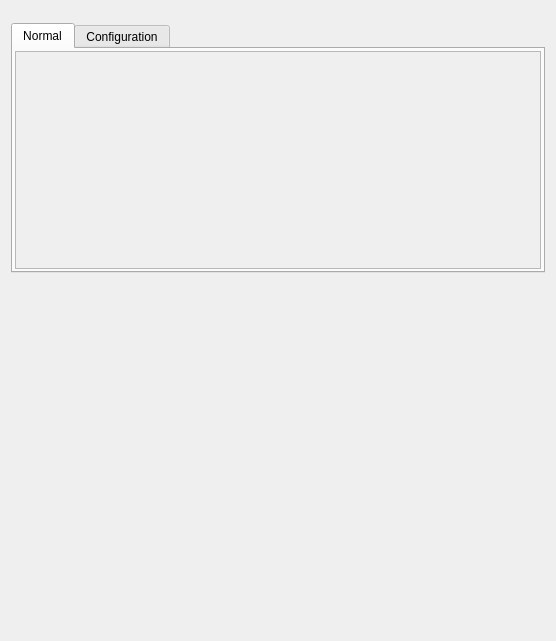
<?xml version="1.0" encoding="UTF-8"?>
<ui version="4.0">
 <class>Form</class>
 <widget class="QWidget" name="Form">
  <property name="geometry">
   <rect>
    <x>0</x>
    <y>0</y>
    <width>556</width>
    <height>641</height>
   </rect>
  </property>
  <property name="sizePolicy">
   <sizepolicy hsizetype="Preferred" vsizetype="Preferred">
    <horstretch>0</horstretch>
    <verstretch>0</verstretch>
   </sizepolicy>
  </property>
  <property name="windowTitle">
   <string>Form</string>
  </property>
  <layout class="QVBoxLayout" name="verticalLayout_3">
   <item>
    <widget class="TyphosDisplayTitle" name="TyphosDisplayTitle">
     <property name="toolTip">
      <string/>
     </property>
    </widget>
   </item>
   <item>
    <widget class="TyphosPositionerWidget" name="TyphosPositionerWidget">
     <property name="sizePolicy">
      <sizepolicy hsizetype="Preferred" vsizetype="Preferred">
       <horstretch>0</horstretch>
       <verstretch>0</verstretch>
      </sizepolicy>
     </property>
     <property name="toolTip">
      <string/>
     </property>
     <property name="readback_attribute" stdset="0">
      <string>state</string>
     </property>
     <property name="setpoint_attribute" stdset="0">
      <string>state</string>
     </property>
     <property name="low_limit_switch_attribute" stdset="0">
      <string/>
     </property>
     <property name="high_limit_switch_attribute" stdset="0">
      <string/>
     </property>
     <property name="low_limit_travel_attribute" stdset="0">
      <string/>
     </property>
     <property name="high_limit_travel_attribute" stdset="0">
      <string/>
     </property>
     <property name="velocity_attribute" stdset="0">
      <string/>
     </property>
     <property name="acceleration_attribute" stdset="0">
      <string/>
     </property>
    </widget>
   </item>
   <item>
    <widget class="QTabWidget" name="signal_tab">
     <property name="sizePolicy">
      <sizepolicy hsizetype="Expanding" vsizetype="Maximum">
       <horstretch>0</horstretch>
       <verstretch>0</verstretch>
      </sizepolicy>
     </property>
     <property name="minimumSize">
      <size>
       <width>0</width>
       <height>250</height>
      </size>
     </property>
     <property name="maximumSize">
      <size>
       <width>16777215</width>
       <height>500</height>
      </size>
     </property>
     <property name="autoFillBackground">
      <bool>false</bool>
     </property>
     <property name="tabPosition">
      <enum>QTabWidget::North</enum>
     </property>
     <property name="tabShape">
      <enum>QTabWidget::Rounded</enum>
     </property>
     <property name="currentIndex">
      <number>0</number>
     </property>
     <property name="elideMode">
      <enum>Qt::ElideNone</enum>
     </property>
     <property name="usesScrollButtons">
      <bool>false</bool>
     </property>
     <property name="documentMode">
      <bool>false</bool>
     </property>
     <property name="tabBarAutoHide">
      <bool>false</bool>
     </property>
     <widget class="QWidget" name="normal_tab">
      <attribute name="title">
       <string>Normal</string>
      </attribute>
      <layout class="QHBoxLayout" name="misc_tab_layout">
       <property name="leftMargin">
        <number>2</number>
       </property>
       <property name="topMargin">
        <number>2</number>
       </property>
       <property name="rightMargin">
        <number>2</number>
       </property>
       <property name="bottomMargin">
        <number>2</number>
       </property>
       <item>
        <widget class="QScrollArea" name="normal_scroll">
         <property name="horizontalScrollBarPolicy">
          <enum>Qt::ScrollBarAlwaysOff</enum>
         </property>
         <property name="sizeAdjustPolicy">
          <enum>QAbstractScrollArea::AdjustToContentsOnFirstShow</enum>
         </property>
         <property name="widgetResizable">
          <bool>true</bool>
         </property>
         <widget class="QWidget" name="normal_widget">
          <property name="geometry">
           <rect>
            <x>0</x>
            <y>0</y>
            <width>528</width>
            <height>214</height>
           </rect>
          </property>
          <layout class="QVBoxLayout" name="verticalLayout">
           <property name="leftMargin">
            <number>2</number>
           </property>
           <property name="topMargin">
            <number>2</number>
           </property>
           <property name="rightMargin">
            <number>2</number>
           </property>
           <property name="bottomMargin">
            <number>2</number>
           </property>
           <item>
            <widget class="TyphosSignalPanel" name="normal_panel">
             <property name="toolTip">
              <string/>
             </property>
             <property name="whatsThis">
              <string>
    Panel of Signals for Device
    </string>
             </property>
             <property name="showHints" stdset="0">
              <bool>false</bool>
             </property>
             <property name="showNormal" stdset="0">
              <bool>true</bool>
             </property>
             <property name="showConfig" stdset="0">
              <bool>false</bool>
             </property>
             <property name="showOmitted" stdset="0">
              <bool>false</bool>
             </property>
            </widget>
           </item>
           <item>
            <spacer name="normal_spacer">
             <property name="orientation">
              <enum>Qt::Vertical</enum>
             </property>
             <property name="sizeHint" stdset="0">
              <size>
               <width>20</width>
               <height>40</height>
              </size>
             </property>
            </spacer>
           </item>
          </layout>
         </widget>
        </widget>
       </item>
      </layout>
     </widget>
     <widget class="QWidget" name="config_tab">
      <attribute name="title">
       <string>Configuration</string>
      </attribute>
      <layout class="QHBoxLayout" name="config_tab_layout">
       <property name="leftMargin">
        <number>2</number>
       </property>
       <property name="topMargin">
        <number>2</number>
       </property>
       <property name="rightMargin">
        <number>2</number>
       </property>
       <property name="bottomMargin">
        <number>2</number>
       </property>
       <item>
        <widget class="QScrollArea" name="config_scroll">
         <property name="font">
          <font>
           <underline>false</underline>
          </font>
         </property>
         <property name="horizontalScrollBarPolicy">
          <enum>Qt::ScrollBarAlwaysOff</enum>
         </property>
         <property name="sizeAdjustPolicy">
          <enum>QAbstractScrollArea::AdjustToContentsOnFirstShow</enum>
         </property>
         <property name="widgetResizable">
          <bool>true</bool>
         </property>
         <widget class="QWidget" name="config_widget">
          <property name="geometry">
           <rect>
            <x>0</x>
            <y>0</y>
            <width>528</width>
            <height>214</height>
           </rect>
          </property>
          <layout class="QVBoxLayout" name="verticalLayout_2">
           <property name="leftMargin">
            <number>2</number>
           </property>
           <property name="topMargin">
            <number>2</number>
           </property>
           <property name="rightMargin">
            <number>2</number>
           </property>
           <property name="bottomMargin">
            <number>2</number>
           </property>
           <item>
            <widget class="TyphosSignalPanel" name="config_panel">
             <property name="sizePolicy">
              <sizepolicy hsizetype="Preferred" vsizetype="Maximum">
               <horstretch>0</horstretch>
               <verstretch>0</verstretch>
              </sizepolicy>
             </property>
             <property name="toolTip">
              <string/>
             </property>
             <property name="whatsThis">
              <string>
    Panel of Signals for Device
    </string>
             </property>
             <property name="showHints" stdset="0">
              <bool>false</bool>
             </property>
             <property name="showNormal" stdset="0">
              <bool>false</bool>
             </property>
             <property name="showOmitted" stdset="0">
              <bool>false</bool>
             </property>
            </widget>
           </item>
           <item>
            <spacer name="config_spacer">
             <property name="orientation">
              <enum>Qt::Vertical</enum>
             </property>
             <property name="sizeHint" stdset="0">
              <size>
               <width>20</width>
               <height>40</height>
              </size>
             </property>
            </spacer>
           </item>
          </layout>
         </widget>
        </widget>
       </item>
      </layout>
     </widget>
    </widget>
   </item>
   <item>
    <spacer name="verticalSpacer">
     <property name="orientation">
      <enum>Qt::Vertical</enum>
     </property>
     <property name="sizeHint" stdset="0">
      <size>
       <width>20</width>
       <height>40</height>
      </size>
     </property>
    </spacer>
   </item>
  </layout>
 </widget>
 <customwidgets>
  <customwidget>
   <class>TyphosSignalPanel</class>
   <extends>QWidget</extends>
   <header>typhos.panel</header>
  </customwidget>
  <customwidget>
   <class>TyphosPositionerWidget</class>
   <extends>QWidget</extends>
   <header>typhos.positioner</header>
  </customwidget>
  <customwidget>
   <class>TyphosDisplayTitle</class>
   <extends>QFrame</extends>
   <header>typhos.display</header>
  </customwidget>
 </customwidgets>
 <resources/>
 <connections/>
</ui>
